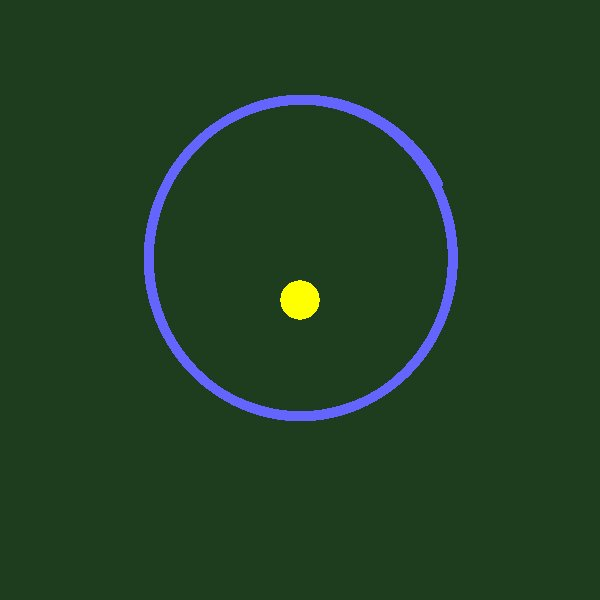

Here is the Python script that generated this plot:
import pygame
from pygame.locals import *
from math import *
pygame.init()
sc = pygame.display.set_mode((600, 600))
red = (255, 0, 0)
blue = (100, 100, 255)
yellow = (255, 255, 0)
white = (255, 255, 255)
black = (30, 60, 30)
sc.fill (black)
def draw_circle (c, x, y, r):
    pygame.draw.circle(sc, c, (int(300 + x), int(300 - y)), r)

def draw_line (c, x1, y1, x2, y2):
	pygame.draw.line(sc, c, (int(300 + x1), int(300 - y1) ),\
		(int(300 + x2), int(300 - y2) ), 4)
# -----------------
dt = 0.01
m = 1
x = 0
y = 200
vx = 10
vy = 0
G = 3e4
re = 5
draw_circle (blue, x, y, re)
draw_circle (yellow, 0, 0, 20)
pygame.display.update()
n = 100000
t = 0
cont = True
while cont:
	if t < n:
		t += 1
		r = hypot(x, y)
		f = -G / r**2
		ax = f * x / r
		ay = f * y / r
		vx += ax *dt
		vy += ay *dt
		x += vx *dt
		y += vy *dt
		draw_circle (blue, x, y, re)
		# ~ draw_circle (yellow, 0, 0, 20)
		pygame.display.update()
		# ~ sc.fill (black)

	for event in pygame.event.get():
		if event.type == KEYDOWN:
			if event.key == pygame.K_ESCAPE or event.key == K_q:
					cont = False
		if event.type == QUIT:
			cont = False
pygame.image.save(sc,'Asteroid.jpeg')
pygame.quit()
